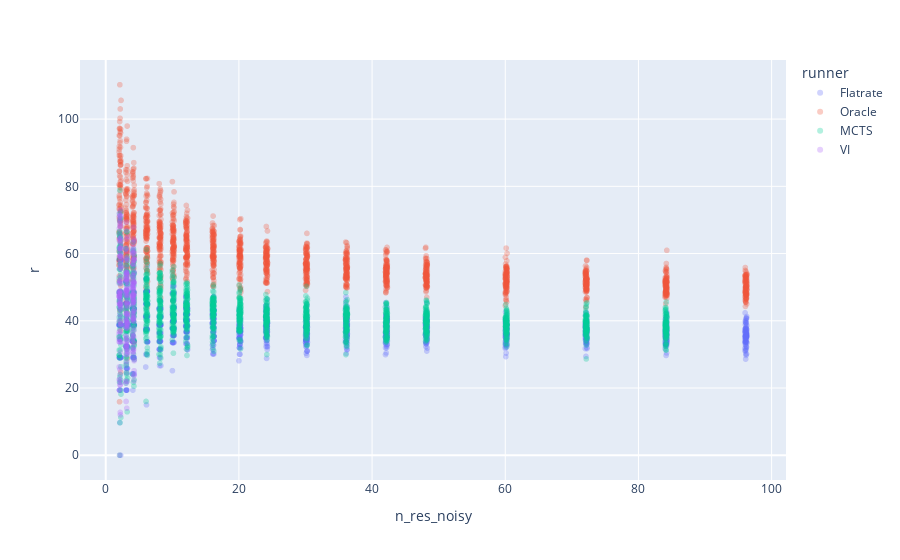

Notebook cell for this chart:
### Code cell
df["n_res_noisy"] = df["n_r"] + 0.3*np.random.rand(len(df))
px.scatter(df, x="n_res_noisy", y = "r", color="runner", opacity=0.3)

### Figure 1 — Plotly figure (JSON) as saved in the notebook; plotly's stock layout.template omitted (floating-point values rounded to 4 significant figures; data arrays with more than 128 entries replaced by an {"elided": "..."} marker saying what was removed)
{"data": [{"hovertemplate": "runner=Flatrate<br>n_res_noisy=%{x}<br>r=%{y}<extra></extra>", "legendgroup": "Flatrate", "marker": {"color": "#636efa", "opacity": 0.3, "symbol": "circle"}, "mode": "markers", "name": "Flatrate", "showlegend": true, "x": {"elided": "1800 float values"}, "xaxis": "x", "y": {"elided": "1800 float values"}, "yaxis": "y", "type": "scattergl"}, {"hovertemplate": "runner=Oracle<br>n_res_noisy=%{x}<br>r=%{y}<extra></extra>", "legendgroup": "Oracle", "marker": {"color": "#EF553B", "opacity": 0.3, "symbol": "circle"}, "mode": "markers", "name": "Oracle", "showlegend": true, "x": {"elided": "1800 float values"}, "xaxis": "x", "y": {"elided": "1800 float values"}, "yaxis": "y", "type": "scattergl"}, {"hovertemplate": "runner=MCTS<br>n_res_noisy=%{x}<br>r=%{y}<extra></extra>", "legendgroup": "MCTS", "marker": {"color": "#00cc96", "opacity": 0.3, "symbol": "circle"}, "mode": "markers", "name": "MCTS", "showlegend": true, "x": {"elided": "1700 float values"}, "xaxis": "x", "y": {"elided": "1700 float values"}, "yaxis": "y", "type": "scattergl"}, {"hovertemplate": "runner=VI<br>n_res_noisy=%{x}<br>r=%{y}<extra></extra>", "legendgroup": "VI", "marker": {"color": "#ab63fa", "opacity": 0.3, "symbol": "circle"}, "mode": "markers", "name": "VI", "showlegend": true, "x": {"elided": "300 float values"}, "xaxis": "x", "y": {"elided": "300 float values"}, "yaxis": "y", "type": "scattergl"}], "layout": {"xaxis": {"anchor": "y", "domain": [0.0, 1.0], "title": {"text": "n_res_noisy"}}, "yaxis": {"anchor": "x", "domain": [0.0, 1.0], "title": {"text": "r"}}, "legend": {"title": {"text": "runner"}, "tracegroupgap": 0}, "margin": {"t": 60}}}
